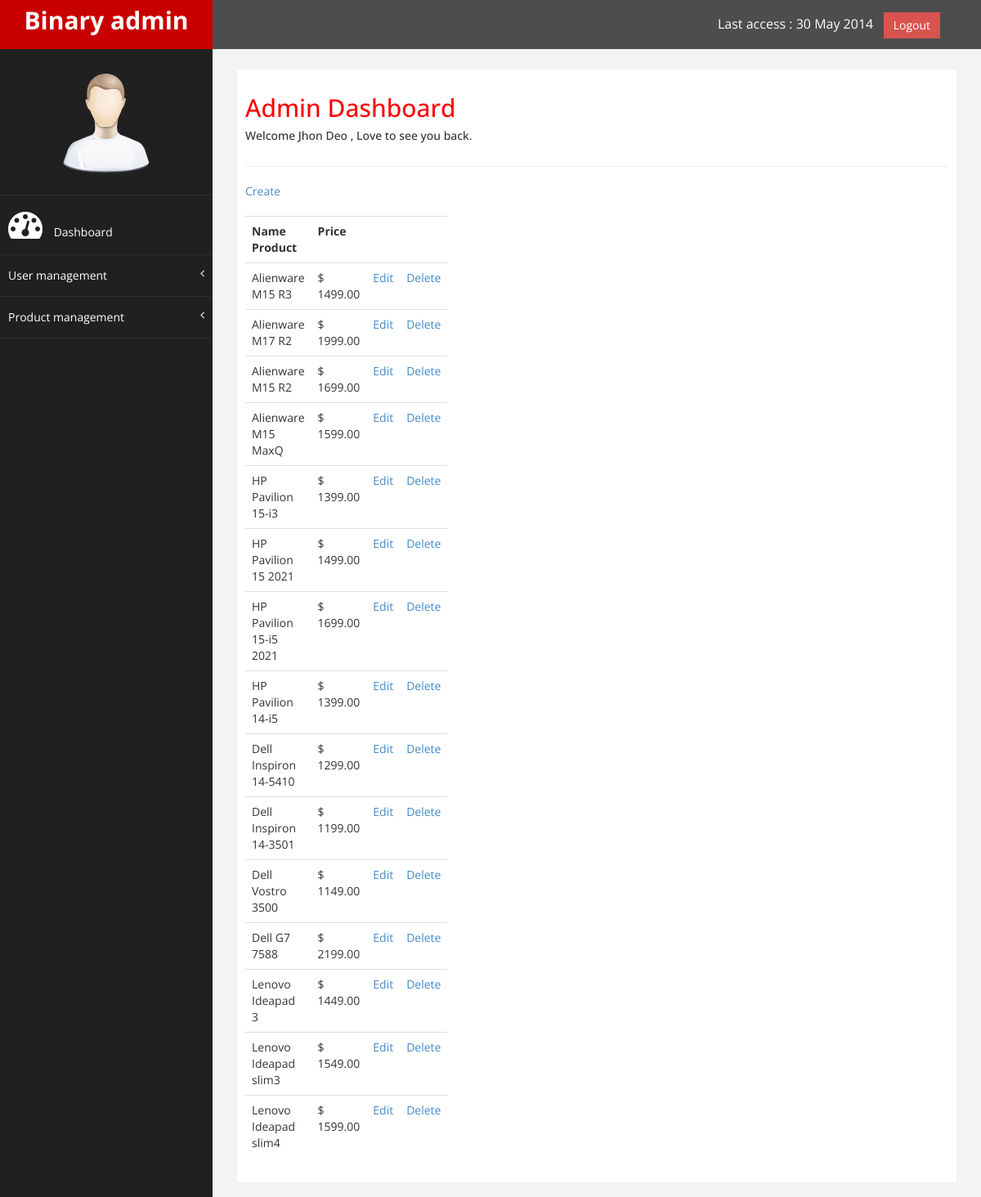
/Admin/_view-products.php, run on the app's committed database.
### tables this page shows
CREATE TABLE `product` (
  `item_id` int(11) NOT NULL,
  `item_brand` varchar(200) NOT NULL,
  `item_name` varchar(255) NOT NULL,
  `item_price` double(10,2) NOT NULL,
  `item_image` varchar(255) NOT NULL,
  `item_register` datetime DEFAULT NULL,
  `discount_price` double(10,2) DEFAULT NULL
);

### Database/DBController.php (called while the page is built, shortened)
<?php
class DBController
{
    protected $host = 'localhost';
    protected $user = 'root';
    protected $password = '';
    protected $database = 'laptop-store';
    public function __construct()
    {
        $this->con = mysqli_connect($this->host, $this->user, $this->password, $this->database);
    }
}

### functions.php (called while the page is built, shortened)
<?php
require('Database/DBController.php');
require('Database/Product.php');
$db = new DBController();
$product = new Product($db);
$product_import = $product->getData();

### Database/Product.php (called while the page is built, shortened)
<?php
class Product
{
    public $db = null;
    public function __construct(DBController $db)
    {
        $this->db = $db;
    }
    public function getData(string $productTable = 'product')
    {
        $query_product = $this->db->con->query("SELECT * FROM {$productTable}");
        $productsArray = array();
        while ($item = mysqli_fetch_array($query_product, MYSQLI_ASSOC)) {
            $productsArray[] = $item;
        }
        return $productsArray;
    }
}

### Admin/_view-products.php (the view, shortened to what this page needs)
<!DOCTYPE html>
<html xmlns="http://www.w3.org/1999/xhtml">
<?php
    include('header.php');
?>
<body>
<?php
    include('sub-menu.php');
    include('menuAdmin.php');
?>
        <div id="page-wrapper" >
            <div id="page-inner">
                <div class="row">
                    <div class="col-md-12">
                     <h2>Admin Dashboard</h2>
                        <h5>Welcome Jhon Deo , Love to see you back. </h5>
                    </div>
                </div>
                  <hr />
                <div class="row">
                    <div class="col-md-3 col-sm-6 col-xs-6">
                        <a href="_create-product.php">Create</a>
                        <br>
                        <br>
                        <table  class="table">
                            <tr>
                                <th scope="col">
                                    <span> Name Product </span>
                                </th>
                                <th scope="col">
                                    <span> Price </span>
                                </th>
                                <th scope="col">
                                </th>
                                <th scope="col">
                                </th>
                            </tr>
                            <?php foreach ($product_import as $item) { ?>
                            <tr>
                                <td scope="row">
                                    <span><?php echo $item['item_name'] ?? "Default"; ?></span>
                                </td>
                                <td>
                                    <span>$ <?php echo $item['item_price'] ?? "0"; ?></span>
                                </td>
                                <td>
                                    <span> <a href="<?php printf('%s?item_id=%s', '_edit-product.php', $item['item_id']); ?>">Edit </a>  </span>
                                </td>
                                <td>
                                    <span> <a href="<?php printf('%s?item_id=%s', '_delete-product.php', $item['item_id']); ?>">Delete</a> </span>
                                </td>
                            </tr>
                            <?php } ?>
                        </table>
                    </div>
                </div>
           </div>
        </div>
</body>
</html>

### Admin/assets/css/custom.css (style rules this page uses)
body { font-family: 'Open Sans', sans-serif; }
#page-wrapper { padding: 15px 15px; min-height: 600px; background:#F3F3F3; }
#page-inner { width:100%; margin:10px 20px 10px 0px; background-color:#fff!important; padding:10px; min-height:1200px; }
h2 { color: #f00; }
@media (min-width:768px) { #page-wrapper { margin: 0 0 0 260px; padding: 15px 30px; min-height: 1200px; } }

### data on the page
product: item_name "Alienware M15 R3", item_price "1499.00"
product: item_name "Alienware M17 R2", item_price "1999.00"
product: item_name "Alienware M15 R2", item_price "1699.00"
product: item_name "Alienware M15 MaxQ", item_price "1599.00"
product: item_name "HP Pavilion 15-i3", item_price "1399.00"
product: item_name "HP Pavilion 15 2021", item_price "1499.00"
product: item_name "HP Pavilion 15-i5 2021", item_price "1699.00"
product: item_name "HP Pavilion 14-i5", item_price "1399.00"
product: item_name "Dell Inspiron 14-5410", item_price "1299.00"
product: item_name "Dell Inspiron 14-3501", item_price "1199.00"
product: item_name "Dell Vostro 3500", item_price "1149.00"
product: item_name "Dell G7 7588", item_price "2199.00"
product: item_name "Lenovo Ideapad 3", item_price "1449.00"
product: item_name "Lenovo Ideapad slim3", item_price "1549.00"
product: item_name "Lenovo Ideapad slim4", item_price "1599.00"
